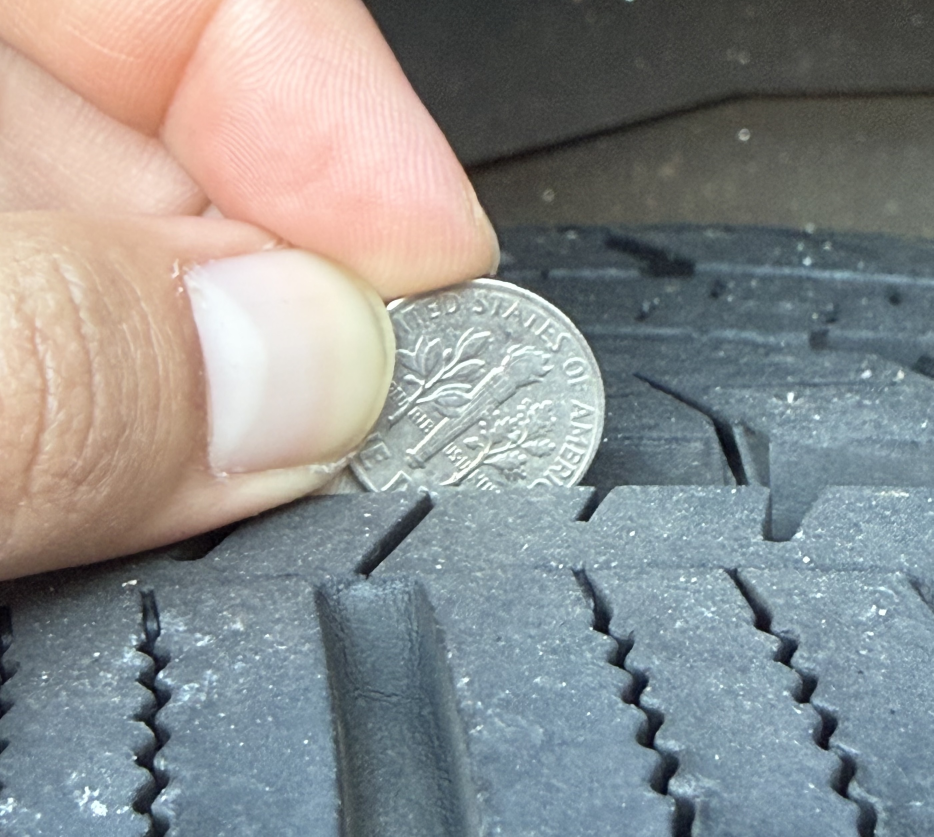
#> input picture Circle_Recognition/dime.jpeg, 2801 x 2510 px (shown at 1/3 size)
$ python -i tire_side_detector.py   (imports and definitions only)   (older library calls are emulated)
#> lines starting #> are read from the running program, lines starting #| are printed output that depends on the picture; after the words box and inside, x2 and y2 are one past the last pixel; in counts of white or black regions, pixels touching at a corner belong together
#> further down, picture is the input picture: shape (2510, 2801, 3); mean B, G, R 143.3, 143.5, 141.4
import math
import sys
from typing import Optional, Tuple

import cv2
import numpy as np
from PySide6.QtCore import Qt, QSize, QRectF
from PySide6.QtGui import QColor, QImage, QPainter, QPen, QPixmap
from PySide6.QtWidgets import (
    QApplication,
    QFileDialog,
    QHBoxLayout,
    QLabel,
    QMainWindow,
    QMessageBox,
    QPushButton,
    QSlider,
    QVBoxLayout,
    QWidget,
)


ARC_SAMPLES = 180


# [31 lines left out: functions qimage_from_bgr, safe_normalize, circular_smooth, not called in this run]


def build_skin_mask(img_bgr: np.ndarray) -> np.ndarray:
    ycrcb = cv2.cvtColor(img_bgr, cv2.COLOR_BGR2YCrCb)
#> ycrcb: shape (2510, 2801, 3); mean of channels 0, 1, 2 142.8, 126.9, 128.3
    skin = cv2.inRange(ycrcb, (0, 133, 77), (255, 180, 135))
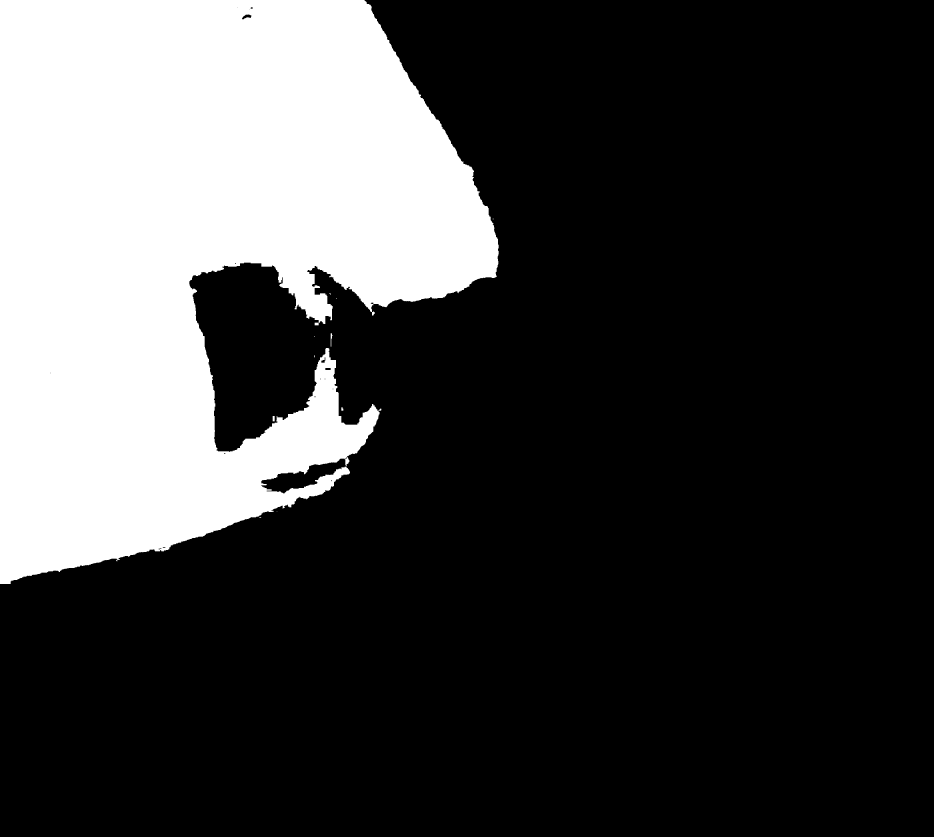
#> skin: shape (2510, 2801) (shown at 1/3 size); 25.2% white; 11 white regions (7 under 20 px), largest, box (x1, y1, x2, y2) and area: (0, 0, 1496, 1752) 1772613, (992, 1000, 998, 1040) 116, (818, 1248, 824, 1264) 96, (1024, 1222, 1030, 1232) 52
    skin = cv2.morphologyEx(skin, cv2.MORPH_OPEN, np.ones((5, 5), np.uint8))
#> skin: shape (2510, 2801); 25.2% white; 5 white regions, box (x1, y1, x2, y2) and area: (0, 0, 1496, 1752) 1771567, (944, 968, 956, 976) 96, (818, 1248, 824, 1264) 96, (1116, 936, 1124, 944) 60, (1024, 1226, 1030, 1232) 36
    skin = cv2.GaussianBlur(skin, (5, 5), 0)
    return skin


# [225 lines left out: functions unwrap_polar_strip, longest_true_arc, estimate_tire_side_arc, detect_circle_fast, not called in this run]


class ImageView(QLabel):
    # [8 lines left out: function __init__, not called in this run]

    def set_image(self, img_bgr: Optional[np.ndarray]):
        self._img_bgr = None if img_bgr is None else img_bgr.copy()
        self.update_view()

    def set_circle(self, circle: Optional[Tuple[float, float, float]]):
        self._circle = circle
        self.update_view()

    def set_tire_arc(self, arc: Optional[Tuple[float, float]]):
        self._tire_arc = arc
        self.update_view()

    def sizeHint(self):
        return QSize(920, 680)

    # [44 lines left out: function update_view, not called in this run]

    def resizeEvent(self, event):
        super().resizeEvent(event)
        self.update_view()


class SliderRow(QWidget):
    # [10 lines left out: function __init__, not called in this run]


class MainWindow(QMainWindow):
    # [129 lines left out: functions __init__, _make_slider, current_circle, load_image, overlay_changed, run_detection and 1 more, not called in this run]


# [2 lines not run here, left out]

>>> import cv2
>>> picture = cv2.imread('Circle_Recognition/dime.jpeg')
>>> result = build_skin_mask(picture)

$ run again, on Circle_Recognition/keyring.jpeg
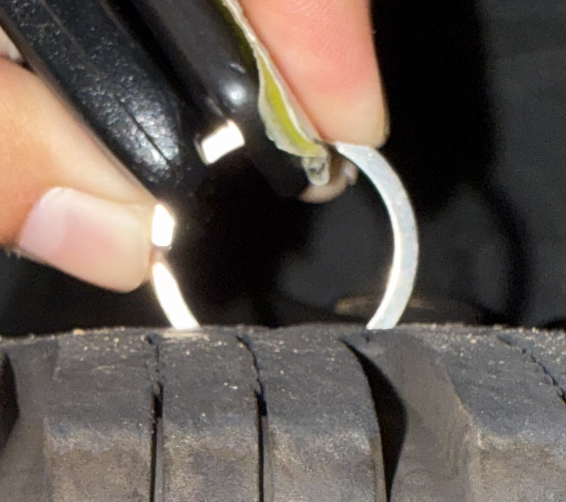
#> input picture Circle_Recognition/keyring.jpeg, 1132 x 1004 px (shown at 1/2 size)
#> picture is the input picture: shape (1004, 1132, 3); mean B, G, R 82.4, 89, 98.5
#> ycrcb: shape (1004, 1132, 3); mean of channels 0, 1, 2 91.1, 133.3, 123.1
#> in build_skin_mask, `skin = cv2.inRange(ycrcb, (0, 133, 77), (255, 180, 135))`:
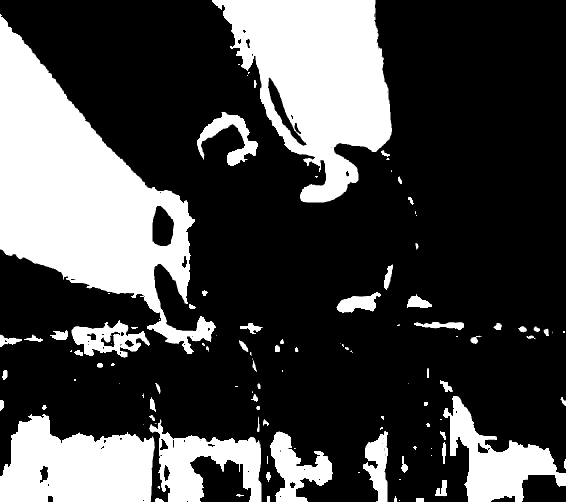
#> skin: shape (1004, 1132) (shown at 1/2 size); 27.9% white; 113 white regions (37 under 20 px), largest, box (x1, y1, x2, y2) and area: (0, 28, 432, 708) 120146, (424, 0, 784, 405) 83525, (0, 828, 310, 1004) 40372
#> in build_skin_mask, `skin = cv2.morphologyEx(skin, cv2.MORPH_OPEN, np.ones((5, 5), np.uint8))`:
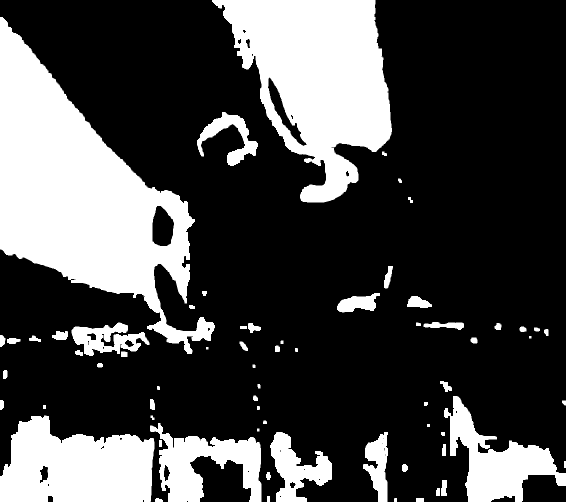
#> skin: shape (1004, 1132) (shown at 1/2 size); 27.6% white; 67 white regions, largest, box (x1, y1, x2, y2) and area: (0, 34, 430, 708) 119855, (424, 0, 784, 405) 83270, (0, 831, 309, 1004) 40233

$ run again, on Circle_Recognition/quarter.jpeg
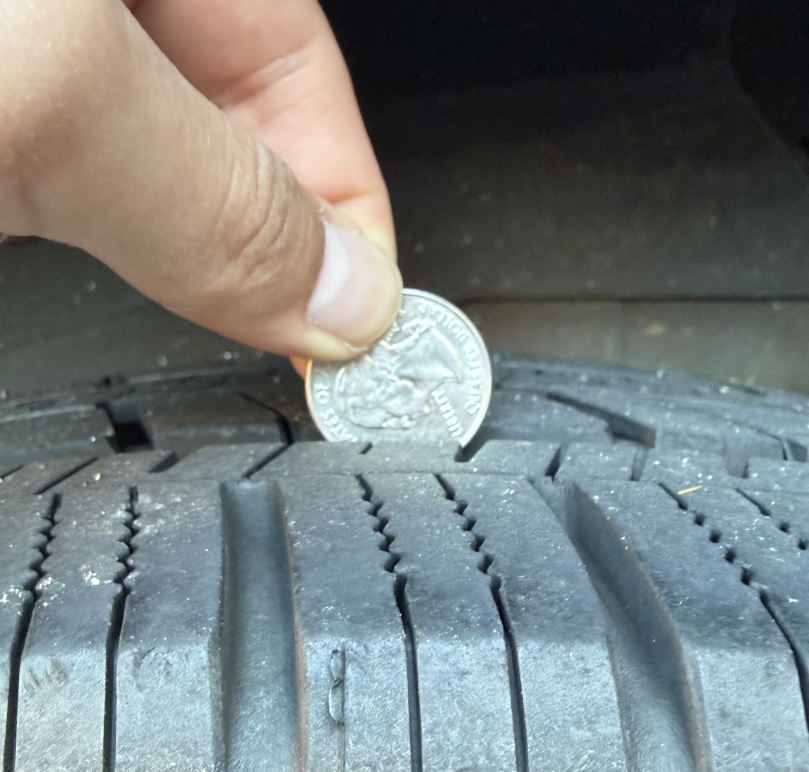
#> input picture Circle_Recognition/quarter.jpeg, 2425 x 2316 px (shown at 1/3 size)
#> picture is the input picture: shape (2316, 2425, 3); mean B, G, R 126, 126.1, 118.6
#> ycrcb: shape (2316, 2425, 3); mean of channels 0, 1, 2 123.8, 124.3, 129.3
#> in build_skin_mask, `skin = cv2.inRange(ycrcb, (0, 133, 77), (255, 180, 135))`:
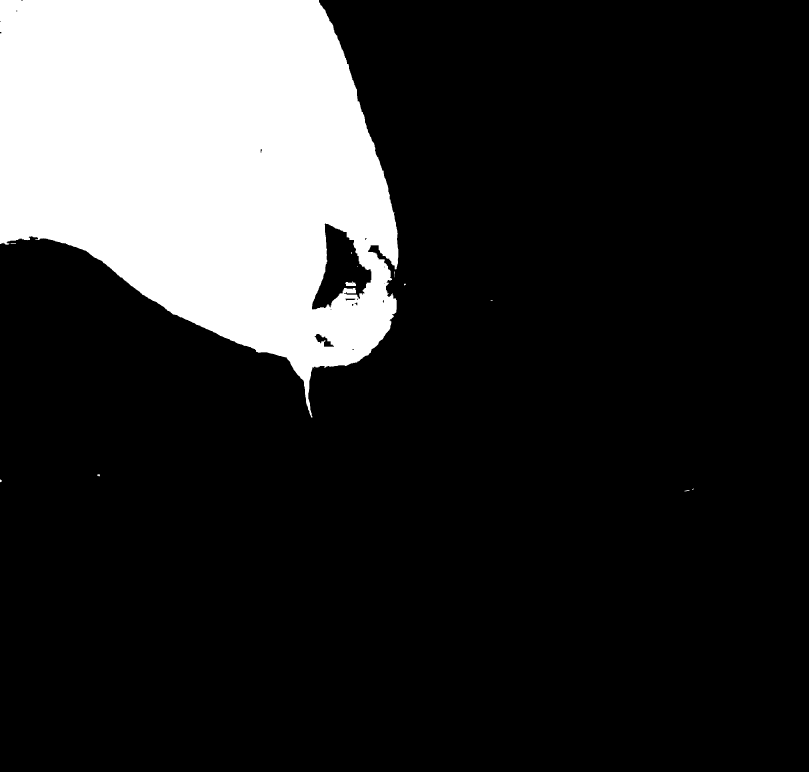
#> skin: shape (2316, 2425) (shown at 1/3 size); 18.1% white; 13 white regions (5 under 20 px), largest, box (x1, y1, x2, y2) and area: (0, 0, 1195, 1253) 1014315, (1036, 844, 1068, 858) 320, (292, 1423, 300, 1429) 38

$ run again, on Circle_Recognition/quarter2.jpeg
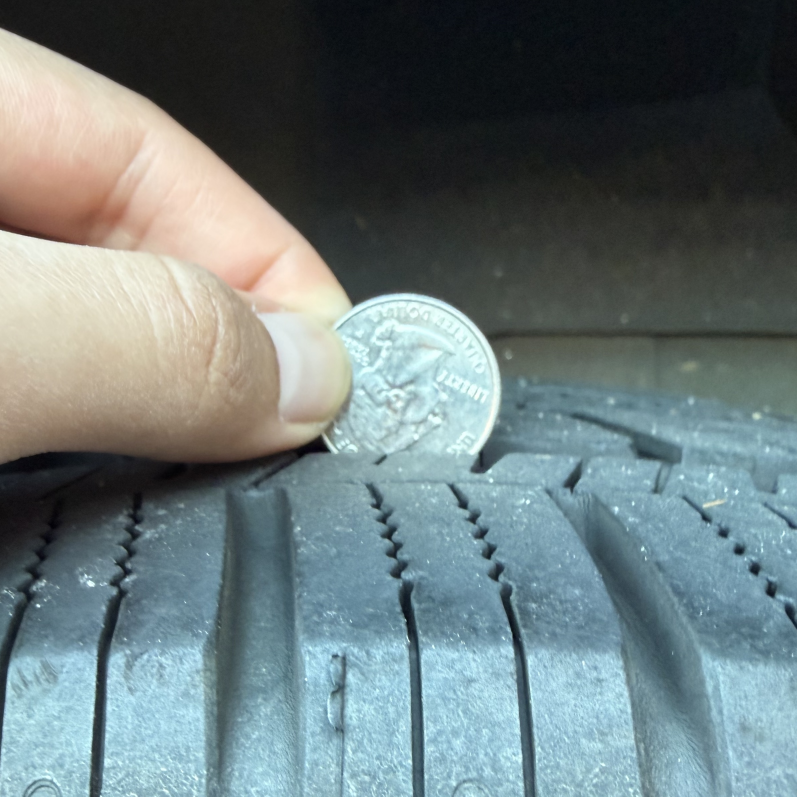
#> input picture Circle_Recognition/quarter2.jpeg, 2391 x 2390 px (shown at 1/3 size)
#> picture is the input picture: shape (2390, 2391, 3); mean B, G, R 123.8, 122.3, 108.3
#> ycrcb: shape (2390, 2391, 3); mean of channels 0, 1, 2 118.3, 120.8, 131.1
#> in build_skin_mask, `skin = cv2.inRange(ycrcb, (0, 133, 77), (255, 180, 135))`:
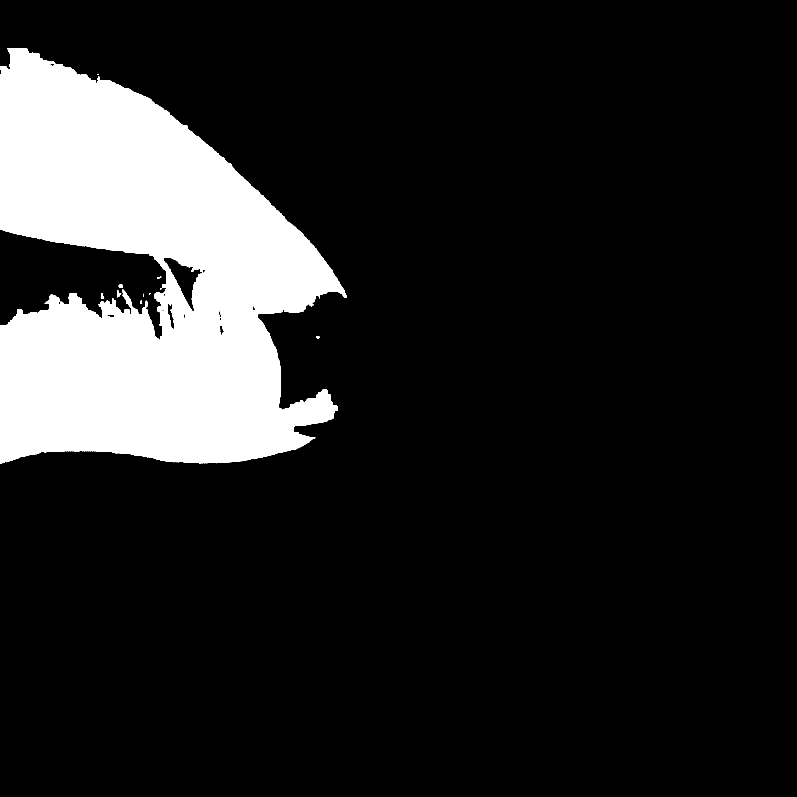
#> skin: shape (2390, 2391) (shown at 1/3 size); 14.3% white; 11 white regions (3 under 20 px), largest, box (x1, y1, x2, y2) and area: (0, 144, 1040, 1390) 818209, (352, 870, 364, 892) 127, (356, 852, 367, 864) 106
